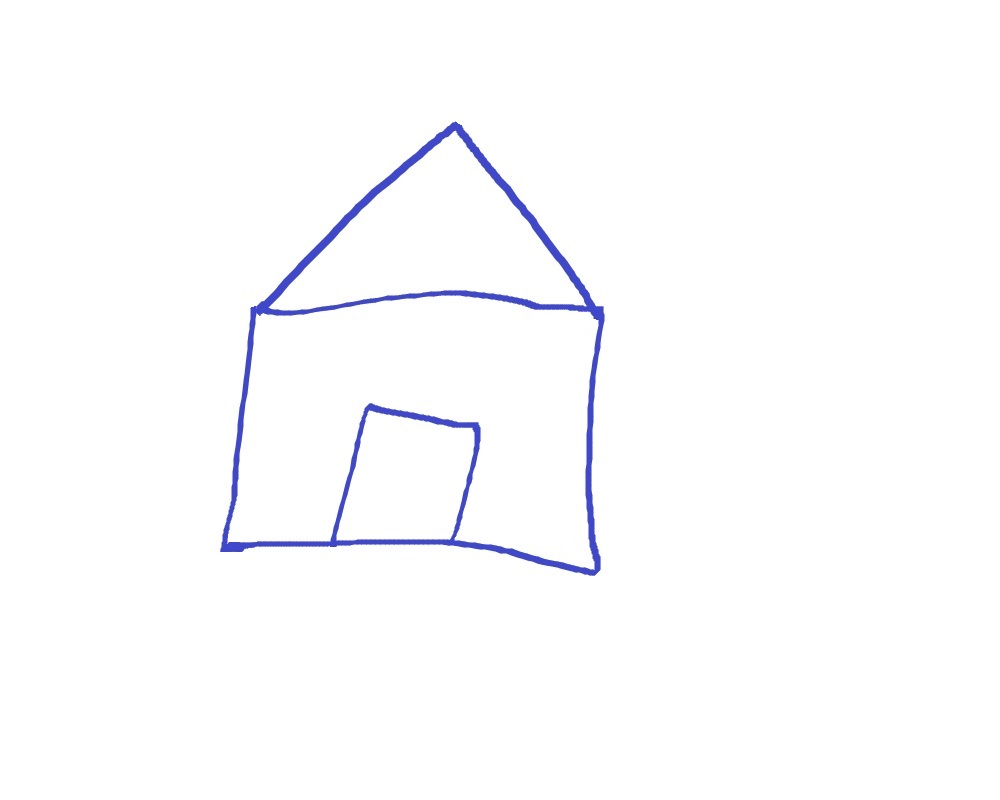
#> input picture images/house.jpg, 1000 x 800 px
$ jupyter execute '03_Approximating_Contours_and_Convex_Hull .ipynb'   (text cells are left out)
#> lines starting #> are read from the running program, lines starting #| are printed output that depends on the picture; after the words box and inside, x2 and y2 are one past the last pixel; in counts of white or black regions, pixels touching at a corner belong together
[cell 1]
import cv2
import numpy as np
from matplotlib import pyplot as plt

[cell 2]
# Load image and keep a copy
image = cv2.imread('../../images/house.jpg'); orig_image = image.copy()
#> further down, image is the input picture: shape (800, 1000, 3); mean B, G, R 253.8, 252.1, 251.9

plt.imshow(cv2.cvtColor(orig_image, cv2.COLOR_BGR2RGB))
plt.title('House')

plt.show()

[cell 3]
# Grayscale and binarize
gray = cv2.cvtColor(image, cv2.COLOR_BGR2GRAY)
ret, thresh = cv2.threshold(gray, 127, 255, cv2.THRESH_BINARY_INV)
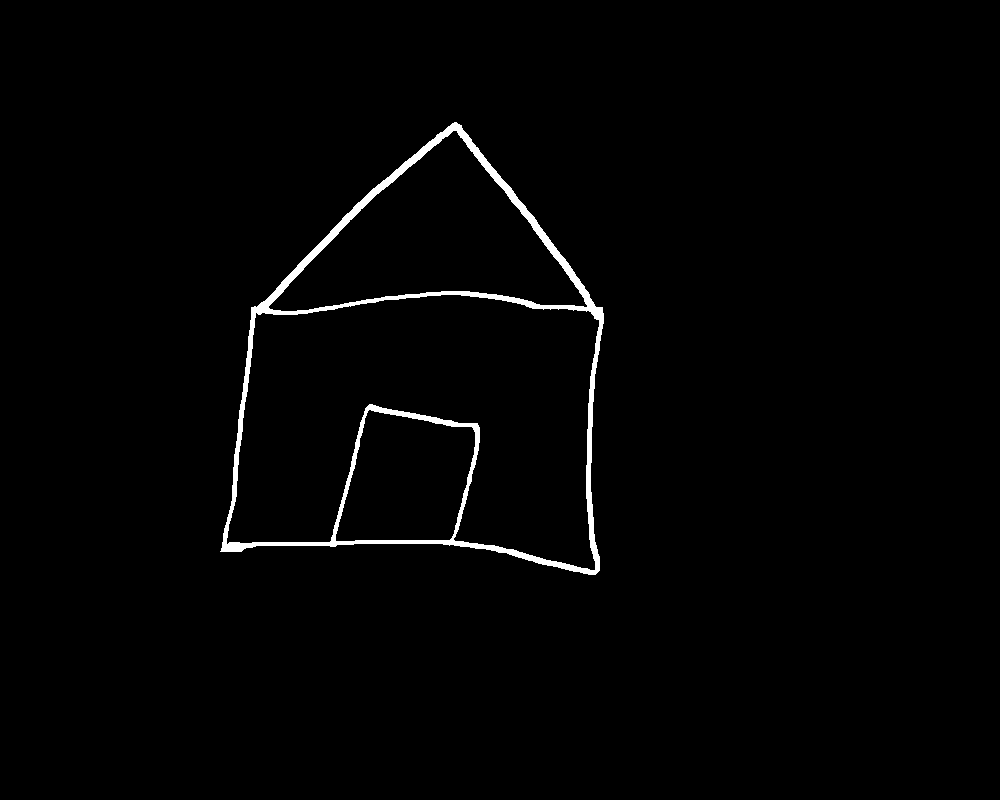
#> thresh: shape (800, 1000); 1.4% white; 1 white region

# Find contours
contours, hierarchy = cv2.findContours(thresh.copy(), cv2.RETR_LIST, cv2.CHAIN_APPROX_NONE)
#> contours = 4 contours; box (x1, y1, x2, y2) and area: (220, 122, 604, 575) 119856, (226, 294, 600, 571) 68692, (268, 130, 588, 312) 27820, (335, 409, 476, 542) 14092

[cell 4]
# Iterate through each contour and compute the bounding rectangle
for c in contours:
    x,y,w,h = cv2.boundingRect(c)
    cv2.rectangle(orig_image,(x,y),(x+w,y+h),(0,0,255),2)

    plt.imshow(cv2.cvtColor(orig_image, cv2.COLOR_BGR2RGB))
    plt.title('Bounding Rectangle'); plt.show()
#> this loop made 4 passes
#> (x, y, w, h) on passes 1 to 4: (335, 409, 141, 133), (226, 294, 374, 277), (268, 130, 320, 182), (220, 122, 384, 453)
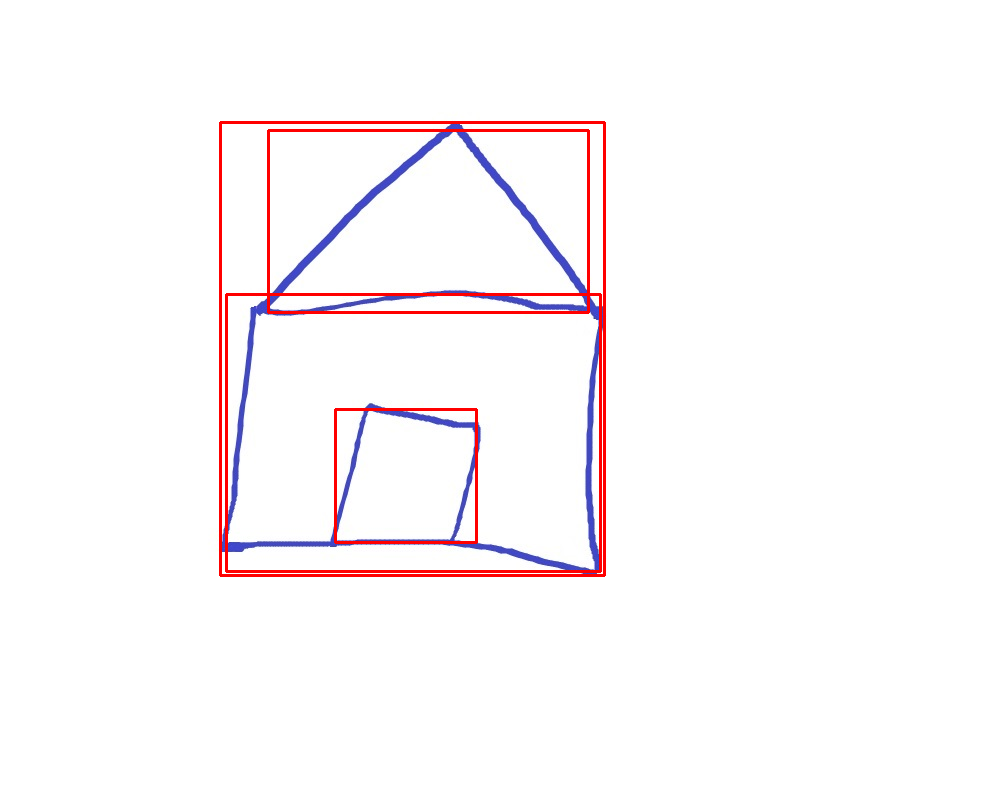
#> orig_image: shape (800, 1000, 3); 1.69% of pixels changed, all inside (x1, y1, x2, y2) = (219, 121, 606, 577)

[cell 5]
# Iterate through each contour and compute the approx contour
for c in contours:
    # Calculate accuracy as a percent of the contour perimeter
    accuracy = 0.03 * cv2.arcLength(c, True)
    approx = cv2.approxPolyDP(c, accuracy, True)
    cv2.drawContours(image, [approx], 0, (0, 255, 0), 2)
    plt.imshow(cv2.cvtColor(image, cv2.COLOR_BGR2RGB))
    plt.title('Approx Poly DP'); plt.show()
#> this loop made 4 passes
#> (accuracy, approx) on passes 1, 3: (14.86, [[369, 409], [473, 428], [449, 540], [335, 540]]), (25, [[587, 305], [268, 307], [453, 130]])
#> accuracy on passes 2, 4: 45.94, 43.95
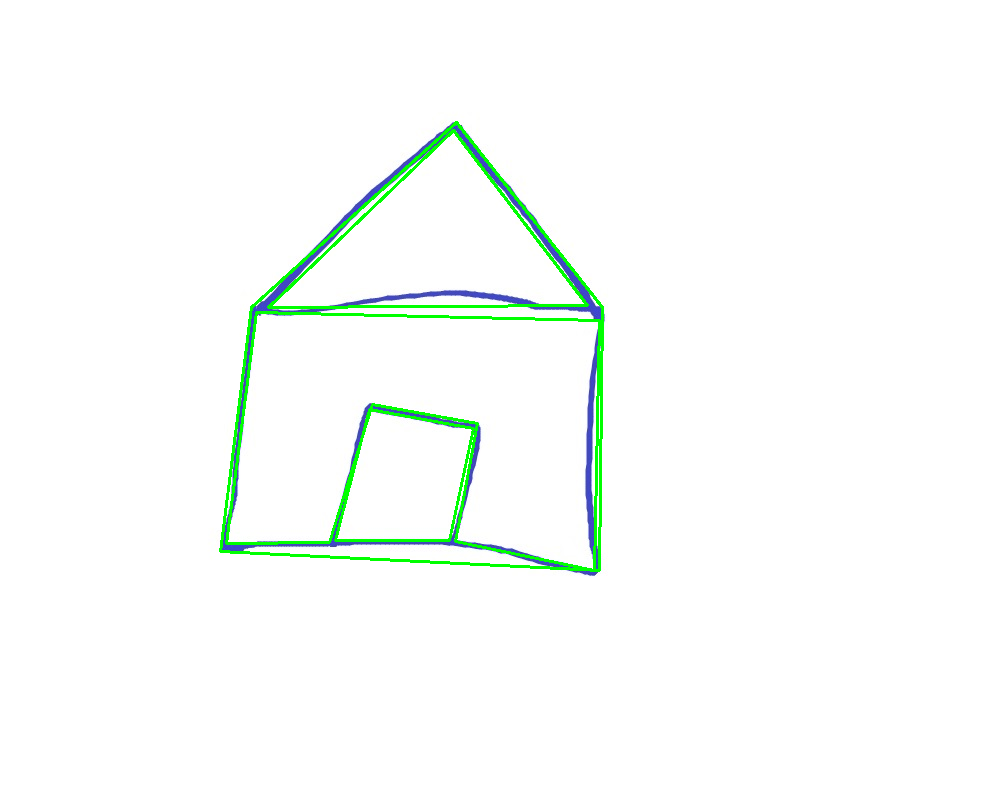
#> image: shape (800, 1000, 3); 1.52% of pixels changed, all inside (x1, y1, x2, y2) = (219, 121, 604, 572)

[cell 6]
# Load image and keep a copy
image = cv2.imread('../../images/hand.jpg'); orig_image = image.copy()
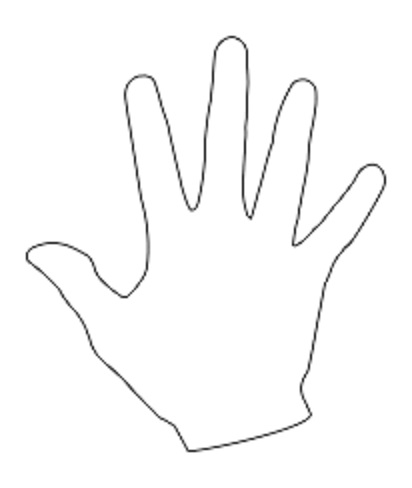
#> input picture images/hand.jpg, 412 x 488 px
#> further down, image is the input picture: shape (488, 412, 3); min 28, max 255, mean 250.3

plt.imshow(cv2.cvtColor(image, cv2.COLOR_BGR2RGB))
plt.title('Hand')

plt.show()

[cell 7]
gray = cv2.cvtColor(image, cv2.COLOR_BGR2GRAY)
#> gray: shape (488, 412)

# Threshold the image
ret, thresh = cv2.threshold(gray, 176, 255, 0)
#> thresh: shape (488, 412); 97.5% white; black in thin lines or dots, all inside (x1, y1, x2, y2) = (26, 36, 386, 452)

# Find contours
contours, hierarchy = cv2.findContours(thresh.copy(), cv2.RETR_LIST, cv2.CHAIN_APPROX_NONE)
#> contours = 3 contours; box (x1, y1, x2, y2) and area: (0, 0, 412, 488) 200157, (25, 35, 387, 453) 68294, (28, 38, 384, 450) 61403

# Sort Contors by area and then remove the largest frame contour
n = len(contours) - 1
#> n = 2
contours = sorted(contours, key=cv2.contourArea, reverse=False)[:n]
#> contours = 2 contours; box (x1, y1, x2, y2) and area: (25, 35, 387, 453) 68294, (28, 38, 384, 450) 61403

[cell 8]
# Iterate through contours and draw the convex hull
for c in contours:
    hull = cv2.convexHull(c)
    cv2.drawContours(image, [hull], 0, (0, 255, 0), 2)
    plt.imshow(cv2.cvtColor(image, cv2.COLOR_BGR2RGB))
    plt.title('Convex Hull'); plt.show()
#> this loop made 2 passes
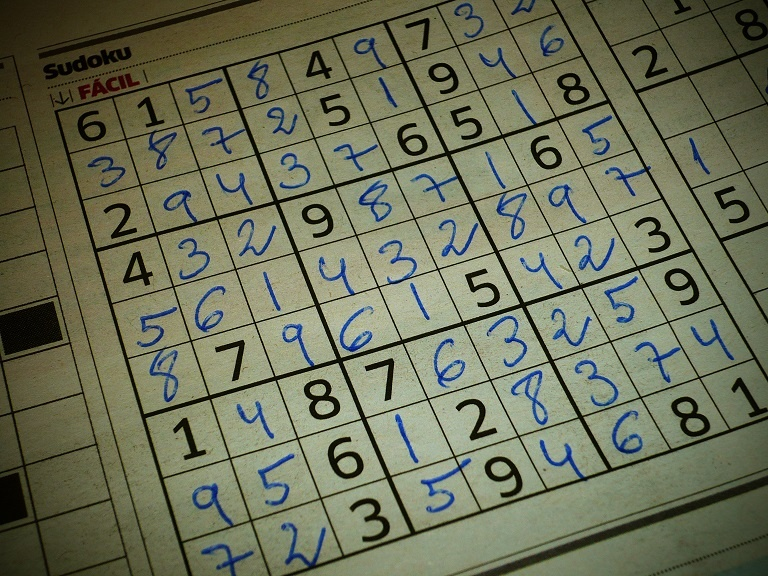
#> input picture Sec03_Image_Segmentation/06_Line_Detection_using_Hough_Lines/soduku.jpg, 768 x 576 px, given in place of the camera
#> further down, frame is the input picture: shape (576, 768, 3); mean B, G, R 88.9, 112.9, 108.9

[cell 9]
import cv2
import numpy as np
from matplotlib import pyplot as plt

[cell 10]
# Our sketch generating function
def sketch(image):
    # Convert image to grayscale
    img_gray = cv2.cvtColor(image, cv2.COLOR_BGR2GRAY)
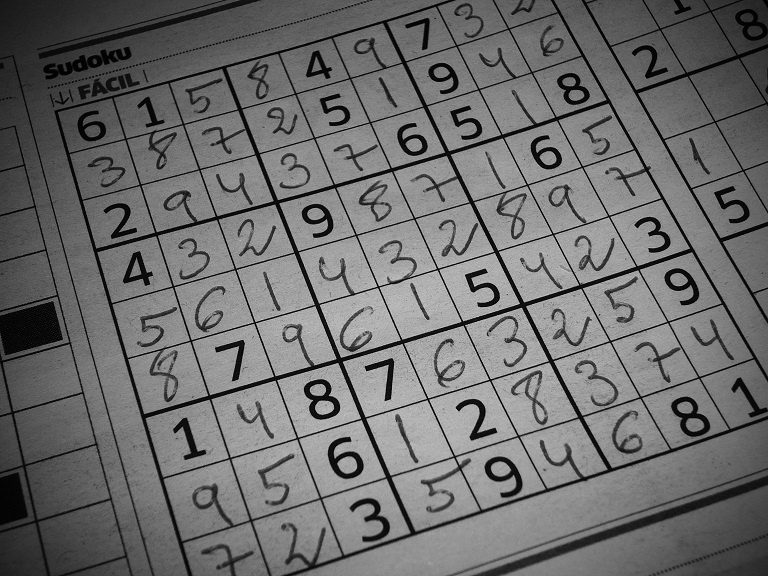
#> img_gray: shape (576, 768); min 0, max 209, mean 108.9

    # Clean up image using Guassian Blur
    img_gray_blur = cv2.GaussianBlur(img_gray, (5,5), 0)

    # Extract edges
    canny_edges = cv2.Canny(img_gray_blur, 10, 70)
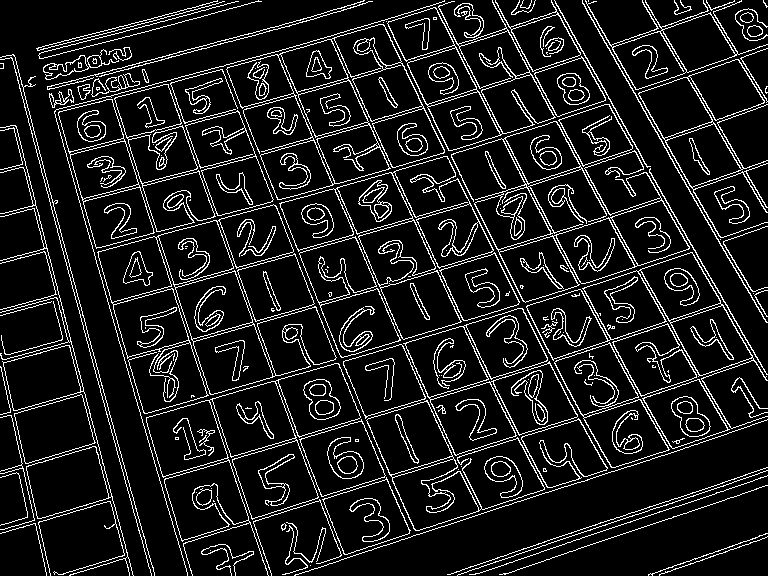
#> canny_edges: shape (576, 768); 11.1% white in thin lines or dots

    # Reverse white and black pixels
    # Do an invert binarize the image
    #ret, thresh = cv2.threshold(canny_edges, 127, 255, cv2.THRESH_BINARY_INV)
    #ret, thresh = cv2.threshold(canny_edges, 70, 255, cv2.THRESH_BINARY_INV)
    ret, thresh = cv2.threshold(canny_edges, 176, 255, 0)
    return canny_edges, ret, thresh

[cell 11]
# Initialize webcam, cap is the object provided by VideoCapture
# It contains a boolean indicating if it was sucessful (ret)
# It also contains the images collected from the webcam (frame)
cap = cv2.VideoCapture(0)

while True:
    ret, frame = cap.read()

    canny_edges, ret, thresh = sketch(frame)
#> ret = 176

    # Find contours
    contours, hierarchy = cv2.findContours(thresh.copy(), cv2.RETR_LIST, cv2.CHAIN_APPROX_NONE)
#> contours = 468 contours, 148 with area under 20; largest, box (x1, y1, x2, y2) and area: (97, 204, 337, 414) 23174, (146, 363, 361, 576) 20084, (226, 24, 445, 200) 18598, (451, 121, 690, 303) 15718, (279, 156, 494, 340) 15014

    # Sort Contors by area and then remove the largest frame contour
    n = len(contours) - 1
#> n = 467
    contours = sorted(contours, key=cv2.contourArea, reverse=False)[:n]
#> contours = 467 contours, 148 with area under 20; largest, box (x1, y1, x2, y2) and area: (146, 363, 361, 576) 20084, (226, 24, 445, 200) 18598, (451, 121, 690, 303) 15718, (279, 156, 494, 340) 15014, (403, 308, 578, 456) 14590

    # Iterate through contours and draw the convex hull
    for c in contours:
        hull = cv2.convexHull(c)
        cv2.drawContours(frame, [hull], 0, (0, 255, 0), 2)
        cv2.imshow('Our Live Sketcher', frame)
#> this loop made 467 passes
#> hull on passes 1 to 3: [[310, 565]], [[210, 550]], [[196, 492]]
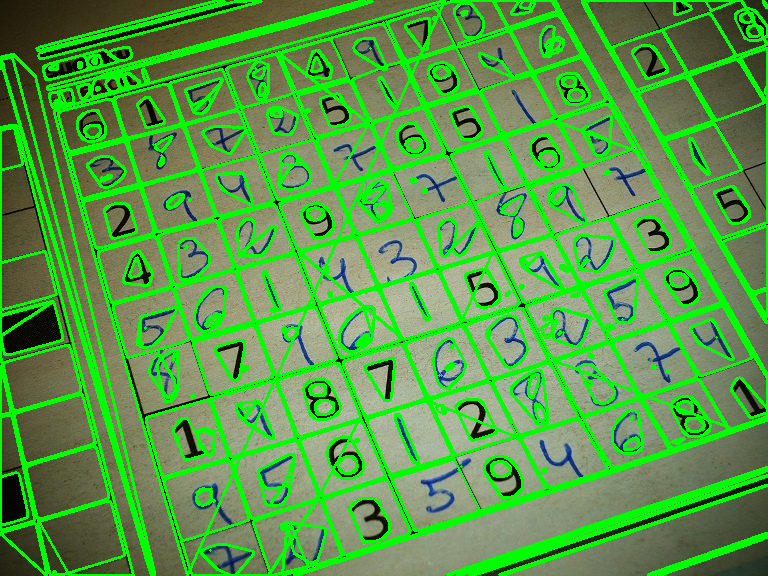
#> frame: shape (576, 768, 3); mean B, G, R 69.5, 156.7, 85.3

    #cv2.imshow('Our Live Sketcher', sketch(frame))
    if cv2.waitKey(1) == 13: #13 is the Enter Key
#> (key Esc is pressed here)
        break

# Release camera and close windows
cap.release()
cv2.destroyAllWindows()
